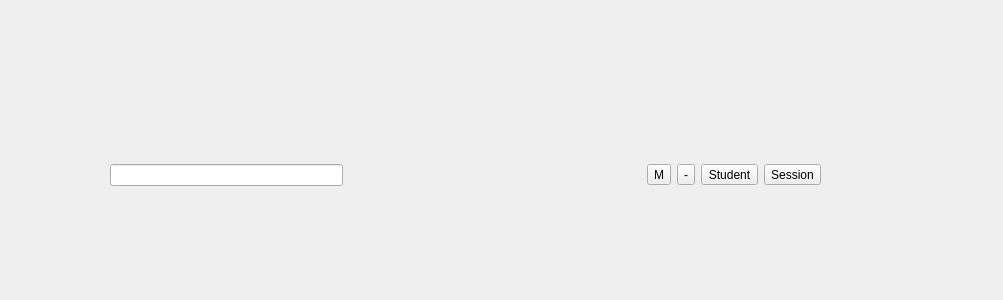
<?xml version="1.0" encoding="UTF-8"?>
<ui version="4.0">
 <class>Form</class>
 <widget class="QWidget" name="Form">
  <property name="geometry">
   <rect>
    <x>0</x>
    <y>0</y>
    <width>1003</width>
    <height>300</height>
   </rect>
  </property>
  <property name="windowTitle">
   <string>Form</string>
  </property>
  <widget class="QWidget" name="lineDispaly_widget" native="true">
   <property name="geometry">
    <rect>
     <x>110</x>
     <y>150</y>
     <width>711</width>
     <height>51</height>
    </rect>
   </property>
   <layout class="QGridLayout" name="gridLayout">
    <item row="0" column="0">
     <widget class="QLineEdit" name="lineEdit"/>
    </item>
    <item row="0" column="1">
     <spacer name="horizontalSpacer">
      <property name="orientation">
       <enum>Qt::Horizontal</enum>
      </property>
      <property name="sizeHint" stdset="0">
       <size>
        <width>298</width>
        <height>20</height>
       </size>
      </property>
     </spacer>
    </item>
    <item row="0" column="2">
     <layout class="QHBoxLayout" name="horizontalLayout_7">
      <item>
       <widget class="QToolButton" name="toolButton_12">
        <property name="text">
         <string>M</string>
        </property>
       </widget>
      </item>
      <item>
       <widget class="QToolButton" name="toolButton_13">
        <property name="text">
         <string>-</string>
        </property>
       </widget>
      </item>
      <item>
       <widget class="QToolButton" name="toolButton_10">
        <property name="text">
         <string>Student</string>
        </property>
       </widget>
      </item>
      <item>
       <widget class="QToolButton" name="toolButton_11">
        <property name="text">
         <string>Session</string>
        </property>
       </widget>
      </item>
     </layout>
    </item>
   </layout>
  </widget>
 </widget>
 <resources/>
 <connections/>
</ui>
